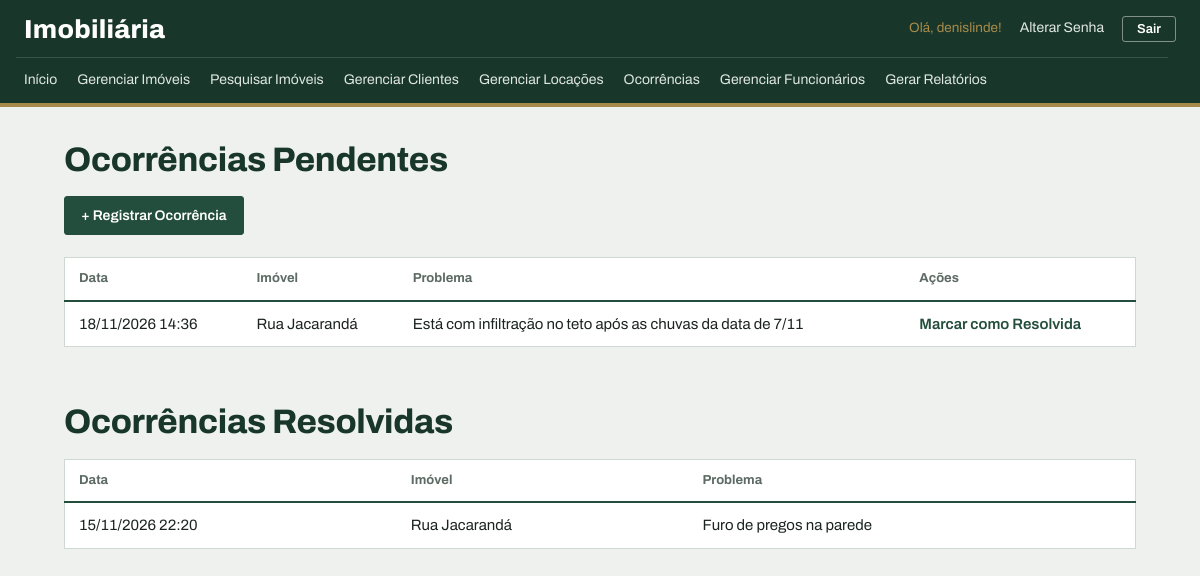
Page /ocorrencias/ (signed in) on the committed database.
### meu_app/models.py (models this page shows, shortened)
class Ocorrencia(models.Model):
    imovel = models.ForeignKey(
        Imovel, on_delete=models.CASCADE, related_name='ocorrencias', verbose_name="Imóvel")
    descricao = models.TextField(verbose_name="Descrição do problema")
    resolvida = models.BooleanField(default=False)
    data_cadastro = models.DateTimeField(auto_now_add=True)

class Imovel(models.Model):
    endereco = models.CharField(max_length=200, verbose_name="Endereço")
    tipo = models.CharField(max_length=1, choices=TIPO_CHOICES)
    numero_quartos = models.IntegerField(
        null=True, verbose_name="Número de quartos")
    metragem = models.IntegerField(null=True, verbose_name="Metragem (m²)")
    valor_aluguel = models.FloatField(
        default=0.0, verbose_name="Valor do aluguel")
    obs = models.CharField(max_length=200, blank=True,
                           verbose_name="Observações")
    situacao = models.CharField(
        max_length=1, choices=SITUACAO_CHOICES, default='D', verbose_name="Situação")
    data_cadastro = models.DateTimeField(auto_now_add=True)

### meu_app/views.py (the view)
# urls.py: path('ocorrencias/', views.listar_ocorrencias, name='listar_ocorrencias'),
@login_required
def listar_ocorrencias(request):
    pendentes = Ocorrencia.objects.filter(
        resolvida=False).order_by('-data_cadastro')
    resolvidas = Ocorrencia.objects.filter(
        resolvida=True).order_by('-data_cadastro')
    dados = {
        'pendentes': pendentes,
        'resolvidas': resolvidas,
    }
    return render(request, 'listar_ocorrencias.html', dados)

### meu_app/templates/listar_ocorrencias.html (shortened to what this page needs)
{% load static %}
<!DOCTYPE html>
<html lang="pt-br">
<head>
    <link rel="stylesheet" href="{% static 'css/style.css' %}">
</head>
<body>
    {% include '_menu.html'%}
    <h1> Ocorrências Pendentes </h1>
    <div class="acoes-topo">
        <a href="{% url 'registrar_ocorrencia' %}" class="botao-novo"> + Registrar Ocorrência </a>
    </div>
    <div class="lista-funcionario">
        <table border="">
            <thead>
                <tr>
                    <th>Data</th>
                    <th>Imóvel</th>
                    <th>Problema</th>
                    <th>Ações</th>
                </tr>
            </thead>
            <tbody>
                {% for ocorrencia in pendentes %}
                <tr>
                    <td> {{ ocorrencia.data_cadastro|date:"d/m/Y H:i" }} </td>
                    <td> {{ ocorrencia.imovel.endereco }} </td>
                    <td> {{ ocorrencia.descricao }} </td>
                    <td>
                        <a href="{% url 'resolver_ocorrencia' ocorrencia.id %}" onclick="return confirm('Marcar como resolvida?')"> Marcar como Resolvida </a>
                    </td>
                </tr>
                {% empty %}
                <tr>
                    <td colspan="4"> Nenhuma ocorrência pendente </td>
                </tr>
                {% endfor %}
            </tbody>
        </table>
    </div>
    <h1> Ocorrências Resolvidas </h1>
    <div class="lista-funcionario">
        <table border="">
            <thead>
                <tr>
                    <th>Data</th>
                    <th>Imóvel</th>
                    <th>Problema</th>
                </tr>
            </thead>
            <tbody>
                {% for ocorrencia in resolvidas %}
                <tr>
                    <td> {{ ocorrencia.data_cadastro|date:"d/m/Y H:i" }} </td>
                    <td> {{ ocorrencia.imovel.endereco }} </td>
                    <td> {{ ocorrencia.descricao }} </td>
                </tr>
                {% empty %}
                <tr>
                    <td colspan="3"> Nenhuma ocorrência resolvida </td>
                </tr>
                {% endfor %}
            </tbody>
        </table>
    </div>
</body>
</html>

### meu_app/templates/_menu.html (shortened to what this page needs)
<nav>
    <div>
        <a href="{% url 'index' %}"> Início </a>
        <a href="{% url 'listar_imoveis' %}"> Gerenciar Imóveis </a>
        <a href="{% url 'pesquisar_imoveis' %}"> Pesquisar Imóveis </a>
        <a href="{% url 'listar_clientes' %}"> Gerenciar Clientes </a>
        <a href="{% url 'listar_locacoes' %}"> Gerenciar Locações </a>
        <a href="{% url 'listar_ocorrencias' %}"> Ocorrências </a>
        {% if user.is_superuser %}
            <a href="{% url 'listar_funcionarios' %}"> Gerenciar Funcionários </a>
            <a href="{% url 'gerar_relatorio' %}"> Gerar Relatórios </a>
        {% endif %}
    </div>
    <div class="usuario-menu">
        {% if user.is_authenticated %}
            <span>Olá, {{ user.username }}!</span>
            <a href="{% url 'alterar_senha' %}">Alterar Senha</a>
            <form method="post" action="{% url 'logout' %}">
                <button type="submit" class="link-logout">Sair</button>
            </form>
        {% else %}
            <a href="{% url 'login' %}">Entrar</a>
        {% endif %}
    </div>
</nav>

### meu_app/static/css/style.css (style rules this page uses)
:root { --floresta: #234d3c; --floresta-escuro: #183629; --latao: #a88b4a; --papel: #eef1ee; --branco: #ffffff; --linha: #cfd8d2; --linha-forte: #9fb2a6; --tinta: #1b2420; --tinta-suave: #5d6b64; --alerta: #9e3a2a; --destaque-linha: #f3f6f3; --coluna: 1120px; --raio: 3px; }
body { margin: 0; background-color: var(--papel); color: var(--tinta); font-family: 'Archivo', 'Segoe UI', Arial, sans-serif; font-size: 15px; line-height: 1.5; font-variant-numeric: tabular-nums; }
h1 { max-width: var(--coluna); margin: 34px auto 18px auto; padding: 0 24px; box-sizing: border-box; text-align: left; color: var(--floresta-escuro); font-size: 34px; font-weight: 750; font-stretch: 75%; line-height: 1.1; letter-spacing: -0.01em; }
a { color: var(--floresta); }
nav { display: flex; flex-wrap: wrap; align-items: center; background-color: var(--floresta-escuro); border-bottom: 4px solid var(--latao); padding: 0 24px; }
nav::before { content: "Imobiliária"; order: 1; color: var(--branco); font-size: 26px; font-weight: 800; font-stretch: 62%; letter-spacing: 0.01em; padding: 10px 0 8px 0; }
.usuario-menu { order: 2; margin-left: auto; display: flex; align-items: center; gap: 12px; color: var(--latao); font-size: 13.5px; white-space: nowrap; }
nav > div:first-child { order: 3; flex-basis: 100%; display: flex; flex-wrap: wrap; gap: 4px; border-top: 1px solid rgba(255, 255, 255, 0.14); padding: 4px 0; margin-left: -8px; }
nav a { text-decoration: none; color: #dfe7e2; padding: 7px 8px; font-size: 14px; white-space: nowrap; border-bottom: 2px solid transparent; }
.usuario-menu a { padding: 4px 6px; }
.usuario-menu form { display: inline; margin: 0; }
.link-logout { background-color: transparent; color: var(--branco); border: 1px solid rgba(255, 255, 255, 0.45); border-radius: var(--raio); padding: 5px 14px; font-size: 13px; font-weight: 600; font-family: inherit; cursor: pointer; }
button, .botao-novo { display: inline-block; background-color: var(--floresta); color: var(--branco); border: 1px solid var(--floresta); border-radius: var(--raio); padding: 8px 16px; font-size: 14px; font-family: inherit; font-weight: 600; text-decoration: none; cursor: pointer; }
.acoes-topo { display: flex; flex-wrap: wrap; justify-content: flex-start; gap: 8px; max-width: var(--coluna); margin: 0 auto 22px auto; padding: 0 24px; box-sizing: border-box; }
.lista-funcionario { display: flex; flex-direction: column; align-items: flex-start; max-width: var(--coluna); margin: 0 auto 56px auto; padding: 0 24px; box-sizing: border-box; overflow-x: auto; }
table { width: 100%; border-collapse: collapse; text-align: left; background-color: var(--branco); border: 1px solid var(--linha); }
th, td { padding: 11px 14px; border: none; border-bottom: 1px solid var(--linha); }
th { background-color: var(--branco); color: var(--tinta-suave); font-size: 13px; font-weight: 700; border-bottom: 2px solid var(--floresta); white-space: nowrap; }
td a { color: var(--floresta); font-weight: 600; text-decoration: none; }

### rows in the picture
Ocorrencia: data_cadastro "18/11/2026 14:36", imovel.endereco "Rua Jacarandá", descricao "Está com infiltração no teto após as chuvas da data de 7/11"
Ocorrencia: data_cadastro "15/11/2026 22:20", imovel.endereco "Rua Jacarandá", descricao "Furo de pregos na parede"

### other values in the picture
{{ user.username }} "denislinde"
